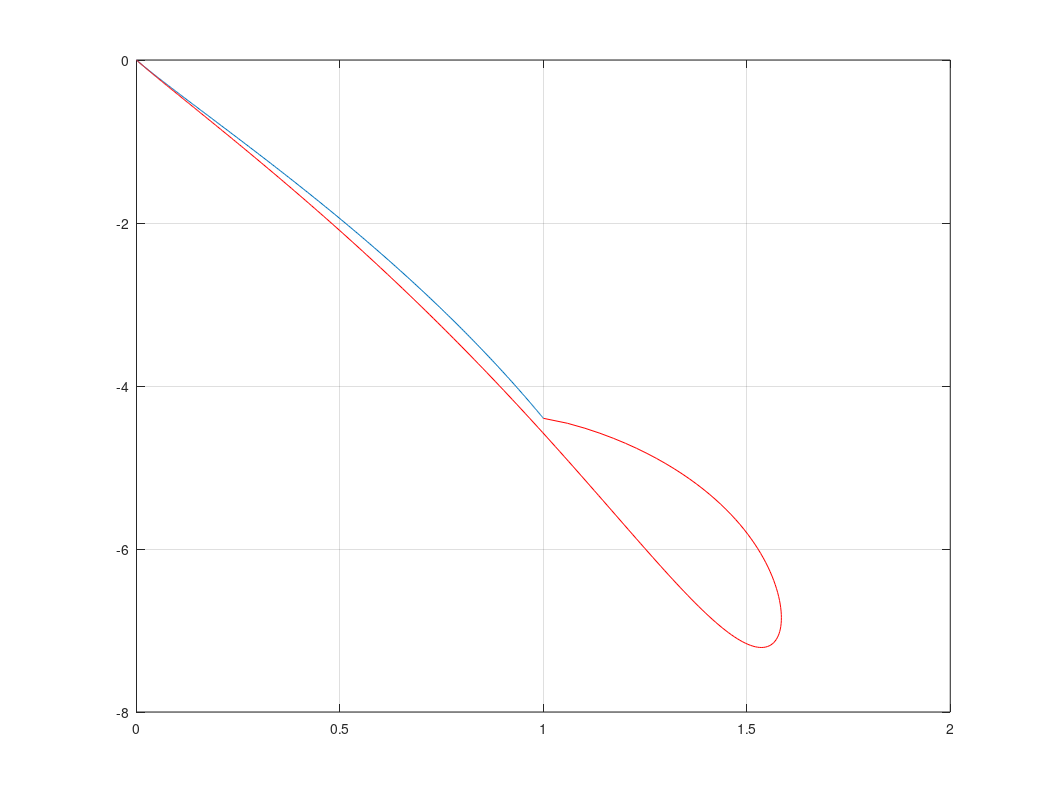

Write the MATLAB code that produced this figure.
%quantization step check on Gaussian distribution
%One partition: =================================================================
x=[5:-0.01:0];

m0L=0.5*(1-erf(x/sqrt(2)));
m1L=exp(-x.*x/2)/sqrt(2*pi);
m2L = x.*m1L +m0L;
DL = m2L - m1L.*m1L./m0L;
HL = -m0L.*log2(m0L);

m0R=0.5*(1+erf(x/sqrt(2)));
m1R=m1L;
m2R = -x.*m1R +m0R;
DR = m2R - m1R.*m1R./m0R;
HR = -m0R.*log2(m0R);

H=HL+HR; D=DL+DR;

%two partitions: =================================================================
x=[[5:-0.01:0.01] 0.00001];

m0=0.5*(1-erf(x/sqrt(2)));
m1=exp(-x.*x/2)/sqrt(2*pi);
m2 = x.*m1 +m0;
D2 = 2*(m2 - m1.*m1./m0);
H2 = -2*m0.*log2(m0);

m0c=1-2*m0;
m1c=0;
m2c = -2*x.*m1 +m0c;

D2 = D2 + (m2c - 0);
H2 = H2 - m0c.*log2(m0c);

figure; plot(H,10*log10(D)); hold on; plot(H2, 10*log10(D2), 'r'); grid; orient landscape

